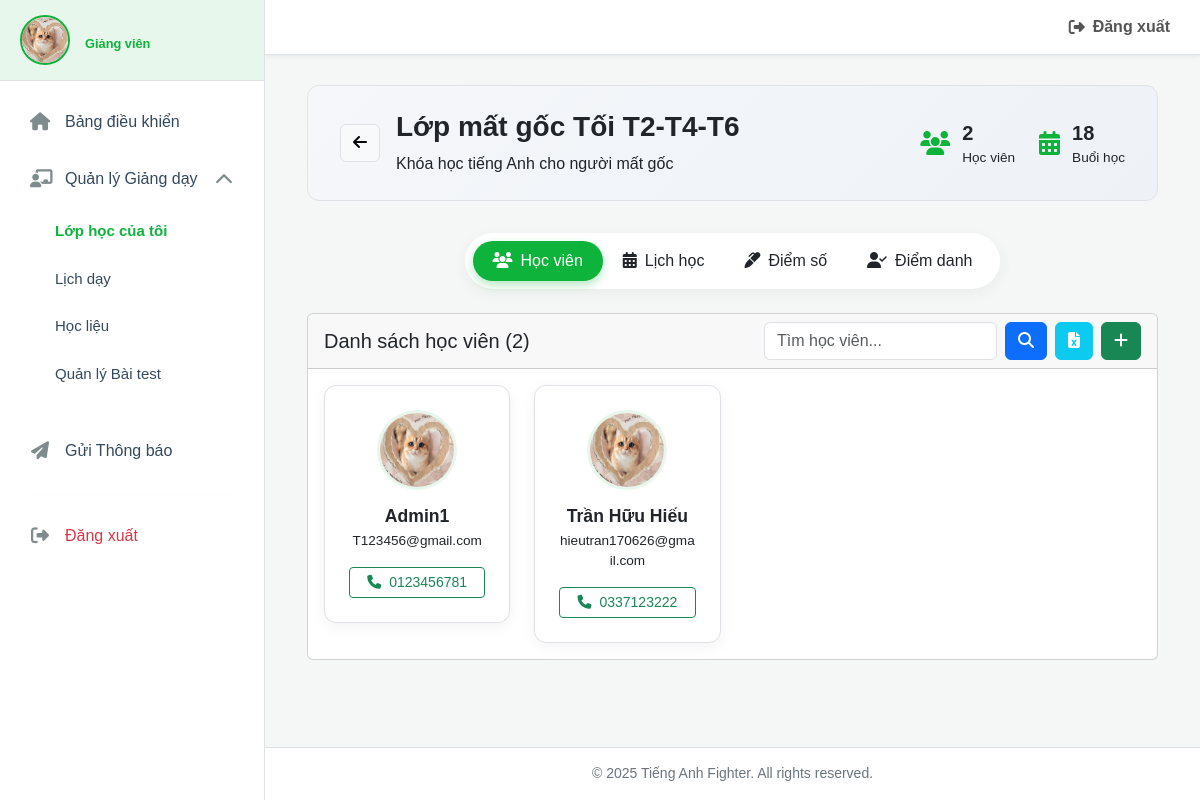
The page /admin/admin.php?nav=lichhoc&lop_id=BASIC-01-25&view=students (signed in) on the database its author committed.
### tables this page shows
CREATE TABLE `lop_hoc` (
  `id_lop` varchar(50) NOT NULL,
  `id_khoahoc` int(11) NOT NULL,
  `ten_lop` varchar(100) NOT NULL,
  `id_giangvien` int(11) DEFAULT NULL COMMENT 'Giảng viên trực tiếp đứng lớp',
  `so_luong_hoc_vien` int(11) DEFAULT 0,
  `trang_thai` enum('dang hoc','da xong') DEFAULT 'dang hoc'
);

CREATE TABLE `khoahoc` (
  `id_khoahoc` int(11) NOT NULL,
  `ten_khoahoc` varchar(100) DEFAULT NULL,
  `mo_ta` text DEFAULT NULL,
  `thoi_gian` int(11) DEFAULT NULL COMMENT 'Thời lượng khóa học (tính bằng số buổi)',
  `chi_phi` int(11) DEFAULT NULL,
  `hinh_anh` varchar(255) DEFAULT NULL,
  `danh_gia_tb` decimal(3,2) DEFAULT NULL,
  `cap_do` varchar(50) DEFAULT NULL COMMENT 'Cấp độ của khóa học (Beginner, Intermediate, IELTS 5.0+,...)'
);

CREATE TABLE `hocvien` (
  `id_hocvien` int(11) NOT NULL,
  `ten_hocvien` varchar(100) DEFAULT NULL,
  `email` varchar(100) DEFAULT NULL,
  `so_dien_thoai` varchar(15) DEFAULT NULL,
  `mat_khau` varchar(255) DEFAULT NULL,
  `trinh_do` varchar(50) DEFAULT NULL COMMENT 'Trình độ được phân loại sau bài test',
  `verification_token` varchar(255) DEFAULT NULL COMMENT 'Mã token để xác thực email',
  `token_expiry` datetime DEFAULT NULL COMMENT 'Thời gian hết hạn của token',
  `is_verified` tinyint(1) NOT NULL DEFAULT 0 COMMENT '0: Chưa xác thực, 1: Đã xác thực',
  `is_admin` tinyint(1) DEFAULT 0,
  `hinh_anh` varchar(255) DEFAULT NULL
);

### admin/modules/lichhoc/lichhoc.php (shortened to what this page needs)
<?php
$lop_id = $_GET['lop_id'] ?? null;
$view = $_GET['view'] ?? 'students';
$is_teacher = isset($_SESSION['is_teacher']) && $_SESSION['is_teacher'] === true;
$back_link = $is_teacher ? './admin.php?nav=teacher_classes' : './admin.php?nav=lichhoc';
$class_info = null;
$student_count = 0;
$schedule_count = 0;
if ($lop_id) {
    $stmt_info = $conn->prepare("
        SELECT
            lh.ten_lop,
            kh.ten_khoahoc,
            (SELECT COUNT(*) FROM dangkykhoahoc WHERE id_lop = ?) as student_count,
            (SELECT COUNT(*) FROM lichhoc WHERE id_lop = ?) as schedule_count
        FROM lop_hoc lh
        JOIN khoahoc kh ON lh.id_khoahoc = kh.id_khoahoc
        WHERE lh.id_lop = ?
    ");
    $stmt_info->bind_param('sss', $lop_id, $lop_id, $lop_id);
    $stmt_info->execute();
    $class_info = $stmt_info->get_result()->fetch_assoc();
    $student_count = $class_info['student_count'];
    $schedule_count = $class_info['schedule_count'];
}
?>
<div class="container-fluid">
    <?php if ($lop_id && $class_info): ?>
        <div class="class-management-header animated-card">
            <div class="d-flex justify-content-between align-items-center flex-wrap gap-3">
                <div class="d-flex align-items-center gap-3 class-title-section">
                    <a href="<?php echo $back_link; ?>" class="btn btn-light border" title="Quay lại">
                        <i class="fa-solid fa-arrow-left"></i>
                    </a>
                    <div>
                        <h1><?php echo htmlspecialchars($class_info['ten_lop']); ?></h1>
                        <p><?php echo htmlspecialchars($class_info['ten_khoahoc']); ?></p>
                    </div>
                </div>
                <div class="class-stats">
                    <div class="stat-item">
                        <i class="fa-solid fa-users icon"></i>
                        <div>
                            <div class="value"><?php echo $student_count; ?></div>
                            <div class="label">Học viên</div>
                        </div>
                    </div>
                    <div class="stat-item">
                        <i class="fa-solid fa-calendar-alt icon"></i>
                        <div>
                            <div class="value"><?php echo $schedule_count; ?></div>
                            <div class="label">Buổi học</div>
                        </div>
                    </div>
                </div>
            </div>
        </div>
        <div class="text-center mb-4 animated-card" style="animation-delay: 100ms;">
            <ul class="nav nav-pills management-nav-tabs" id="managementTabs">
                <li class="nav-item"><a class="nav-link <?php echo ($view == 'students') ? 'active' : ''; ?>" href="./admin.php?nav=lichhoc&lop_id=<?php echo $lop_id; ?>&view=students"><i class="fa-solid fa-users me-2"></i>Học viên</a></li>
                <li class="nav-item"><a class="nav-link <?php echo ($view == 'schedule') ? 'active' : ''; ?>" href="./admin.php?nav=lichhoc&lop_id=<?php echo $lop_id; ?>&view=schedule"><i class="fa-solid fa-calendar-days me-2"></i>Lịch học</a></li>
                <li class="nav-item"><a class="nav-link <?php echo ($view == 'grades') ? 'active' : ''; ?>" href="./admin.php?nav=lichhoc&lop_id=<?php echo $lop_id; ?>&view=grades"><i class="fa-solid fa-marker me-2"></i>Điểm số</a></li>
                <li class="nav-item"><a class="nav-link <?php echo ($view == 'diemdanh') ? 'active' : ''; ?>" href="./admin.php?nav=lichhoc&lop_id=<?php echo $lop_id; ?>&view=diemdanh"><i class="fa-solid fa-user-check me-2"></i>Điểm danh</a></li>
            </ul>
        </div>
        <?php
        if ($view === 'students') {
            include(__DIR__ . '/hocvienlop/view_students.php');
        } elseif ($view === 'schedule') {
            include(__DIR__ . '/lichhoclop/view_schedule.php');
        } elseif ($view === 'grades') {
            include(__DIR__ . '/diemso/view_grades.php');
        } elseif ($view === 'diemdanh') {
            include(__DIR__ . '/diemdanh/diemdanh.php');
        }
        ?>
    <?php else: ?>
        <?php include(__DIR__ . '/lophoc/view_classes.php'); ?>
    <?php endif; ?>
</div>

### admin/modules/lichhoc/hocvienlop/view_students.php (shortened to what this page needs)
<?php
$search_students = $_GET['search_students'] ?? '';
$sql_students_in_class = "SELECT hv.id_hocvien, hv.ten_hocvien, hv.email, hv.so_dien_thoai FROM dangkykhoahoc dk JOIN hocvien hv ON dk.id_hocvien = hv.id_hocvien WHERE dk.id_lop = ?";
$params = [$lop_id]; $types = "s";
$stmt_students = $conn->prepare($sql_students_in_class);
$stmt_students->bind_param($types, ...$params);
$stmt_students->execute();
$students_in_class = $stmt_students->get_result();
?>
<div class="card animated-card">
    <div class="card-header">
        <div class="d-flex justify-content-between align-items-center flex-wrap gap-2">
            <h5 class="mb-0">Danh sách học viên (<?php echo $students_in_class->num_rows; ?>)</h5>
            <div class="d-flex">
                <form method="GET" action="./admin.php" class="d-flex me-2">
                    <input type="text" name="search_students" class="form-control" placeholder="Tìm học viên..." value="<?php echo htmlspecialchars($search_students); ?>">
                    <button type="submit" class="btn btn-primary ms-2"><i class="fa-solid fa-magnifying-glass"></i></button>
                </form>
                <a href="modules/lichhoc/hocvienlop/export_students_in_class.php?lop_id=<?php echo htmlspecialchars($lop_id); ?>" class="btn btn-info text-white me-2" title="Xuất Excel"><i class="fa-solid fa-file-excel"></i></a>
                <button class="btn btn-success" data-bs-toggle="modal" data-bs-target="#addStudentToClassModal"><i class="fa-solid fa-plus"></i></button>
            </div>
        </div>
    </div>
    <div class="card-body">
        <?php if ($students_in_class->num_rows > 0): ?>
            <div class="row g-4">
                <?php
                $index = 0;
                while ($student = $students_in_class->fetch_assoc()):
                ?>
                    <div class="col-xl-3 col-lg-4 col-md-6 animated-item" style="animation-delay: <?php echo $index++ * 50; ?>ms;">
                        <div class="student-card">
                            <img src="../images/logo.png" alt="Avatar" class="student-avatar">
                            <h6 class="student-name"><?php echo htmlspecialchars($student['ten_hocvien']); ?></h6>
                            <p class="student-email"><?php echo htmlspecialchars($student['email']); ?></p>
                            <a href="tel:<?php echo htmlspecialchars($student['so_dien_thoai']); ?>" class="btn btn-sm btn-outline-success w-100">
                                <i class="fa-solid fa-phone me-2"></i><?php echo htmlspecialchars($student['so_dien_thoai']); ?>
                            </a>
                        </div>
                    </div>
                <?php endwhile; ?>
            </div>
        <?php else: ?>
            <div class="alert alert-light text-center">Chưa có học viên nào trong lớp.</div>
        <?php endif; ?>
    </div>
</div>

### admin/css/admin.css (style rules this page uses)
:root { --brand-color: #0db33b; --brand-color-dark: #0a8a2c; --brand-color-light: #e7f7ec; --sidebar-bg: #ffffff; --sidebar-header-bg: #f8f9fa; --sidebar-text: #34495e; --sidebar-text-hover: #ffffff; --sidebar-icon-color: #7f8c8d; --sidebar-active-bg: var(--brand-color); --sidebar-hover-bg: #f1f1f1; --content-bg: #f4f7f6; --white-bg: #ffffff; --border-color: #dee2e6; --shadow: 0 4px 15px rgba(0, 0, 0, 0.07); }
body { margin: 0; font-family: Arial, sans-serif; background-color: var(--content-bg); }
a { text-decoration: none !important; }
.animated-card, .animated-row { opacity: 0; animation: fadeInUp 0.5s ease-out forwards; }

### admin/modules/lichhoc/lichhoc.php (style rules this page uses)
.class-management-header { background: linear-gradient(135deg, #f5f7fa, #eef2f7); padding: 1.5rem 2rem; border-radius: 12px; margin-bottom: 2rem; border: 1px solid var(--border-color); }
.class-title-section a { flex-shrink: 0; }
.class-title-section h1 { font-size: 1.75rem; font-weight: 700; color: var(--dark-text); }
.class-title-section p { color: var(--gray-text); margin-bottom: 0; }
.class-stats { display: flex; gap: 1.5rem; align-items: center; }
.stat-item { display: flex; align-items: center; gap: 0.75rem; }
.stat-item .icon { font-size: 1.5rem; color: var(--brand-color); }
.stat-item .value { font-size: 1.25rem; font-weight: 600; }
.stat-item .label { font-size: 0.85rem; color: var(--gray-text); }
.management-nav-tabs { background-color: #fff; border-radius: 50px; padding: 0.5rem; box-shadow: 0 4px 15px rgba(0, 0, 0, 0.05); display: inline-flex; }
.management-nav-tabs .nav-link { color: var(--gray-text); font-weight: 500; border-radius: 50px; padding: 0.5rem 1.25rem; border: none; transition: all 0.3s ease; }
.management-nav-tabs .nav-link.active { background-color: var(--brand-color); color: #fff; box-shadow: 0 4px 10px rgba(13, 179, 59, 0.3); }

### admin/modules/lichhoc/hocvienlop/view_students.php (style rules this page uses)
.student-card { background: #fff; border-radius: 12px; padding: 1.5rem; box-shadow: 0 4px 15px rgba(0,0,0,0.05); border: 1px solid var(--border-color); text-align: center; position: relative; transition: all 0.3s ease; }
.student-avatar { width: 80px; height: 80px; border-radius: 50%; margin: 0 auto 1rem; border: 3px solid var(--brand-color-light); }
.student-name { font-weight: 600; font-size: 1.1rem; color: var(--dark-text); margin-bottom: 0.25rem; }
.student-email { font-size: 0.85rem; color: var(--gray-text); margin-bottom: 1rem; }

### rows shown on the page
lop_hoc: ten_lop "Lớp mất gốc Tối T2-T4-T6", id_khoahoc.ten_khoahoc "Khóa học tiếng Anh cho người mất gốc"
hocvien: ten_hocvien "Admin1", email "T123456@gmail.com", so_dien_thoai "0123456781"
hocvien: ten_hocvien "Trần Hữu Hiếu", email "hieutran170626@gmail.com", so_dien_thoai "0337123222"

### other values the page prints
$student_count "2"
$schedule_count "18"
$students_in_class->num_rows "2"
